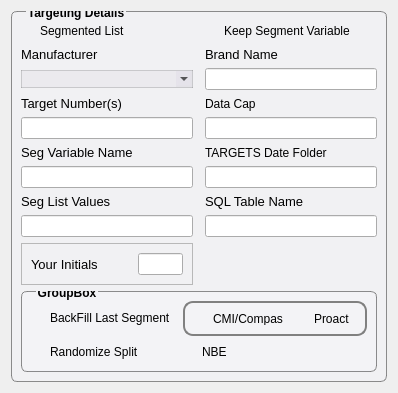
      <widget class="QWidget" name="targetingTab">
       <attribute name="title">
        <string>Targeting</string>
       </attribute>
       <layout class="QHBoxLayout" name="horizontalLayout_2">
        <item>
         <widget class="QGroupBox" name="groupBox">
          <property name="styleSheet">
           <string notr="true">QGroupBox {
font-weight: bold;
border: 1.4px solid rgb(110, 110, 110, 200);
border-radius: 6px;
background: rgb(248, 248, 255, 70);
margin-top: 0.5em;
}
QComboBox {
background-color: rgb(88, 44, 131, 10);
border: 1.4px solid rgb(110, 110, 110, 70);
}
QGroupBox::title {
top: -5px;
left: 15px
}

QLabel {
background: rgb(248, 248, 255, 0);
}

QCheckBox {
background: rgb(248, 248, 255, 0);
}</string>
          </property>
          <property name="title">
           <string>Targeting Details</string>
          </property>
          <layout class="QGridLayout" name="gridLayout_2">
           <item row="9" column="0">
            <widget class="QFrame" name="frame">
             <property name="frameShape">
              <enum>QFrame::StyledPanel</enum>
             </property>
             <property name="frameShadow">
              <enum>QFrame::Raised</enum>
             </property>
             <layout class="QGridLayout" name="gridLayout_12">
              <item row="0" column="0">
               <widget class="QLabel" name="label_18">
                <property name="font">
                 <font>
                  <pointsize>10</pointsize>
                 </font>
                </property>
                <property name="text">
                 <string>Your Initials</string>
                </property>
               </widget>
              </item>
              <item row="0" column="1">
               <widget class="QLineEdit" name="myInit_line_edit_2">
                <property name="maximumSize">
                 <size>
                  <width>45</width>
                  <height>16777215</height>
                 </size>
                </property>
                <property name="text">
                 <string/>
                </property>
               </widget>
              </item>
             </layout>
            </widget>
           </item>
           <item row="12" column="0" colspan="3">
            <widget class="QGroupBox" name="groupBox_6">
             <property name="minimumSize">
              <size>
               <width>0</width>
               <height>0</height>
              </size>
             </property>
             <property name="title">
              <string>GroupBox</string>
             </property>
             <layout class="QGridLayout" name="gridLayout_6">
              <item row="0" column="0">
               <widget class="QCheckBox" name="backFill_checkBox">
                <property name="text">
                 <string>BackFill Last Segment</string>
                </property>
               </widget>
              </item>
              <item row="1" column="0">
               <widget class="QCheckBox" name="randomSplit_checkBox">
                <property name="text">
                 <string>Randomize Split</string>
                </property>
               </widget>
              </item>
              <item row="1" column="1">
               <widget class="QCheckBox" name="nbe_checkBox">
                <property name="text">
                 <string>NBE</string>
                </property>
               </widget>
              </item>
              <item row="0" column="1">
               <widget class="QFrame" name="frame_2">
                <property name="maximumSize">
                 <size>
                  <width>16777215</width>
                  <height>35</height>
                 </size>
                </property>
                <property name="styleSheet">
                 <string notr="true">QFrame {
    border: 2px solid grey;
    border-radius: 10px;
}</string>
                </property>
                <property name="frameShape">
                 <enum>QFrame::StyledPanel</enum>
                </property>
                <property name="frameShadow">
                 <enum>QFrame::Raised</enum>
                </property>
                <property name="lineWidth">
                 <number>2</number>
                </property>
                <layout class="QGridLayout" name="gridLayout_5">
                 <item row="0" column="0">
                  <widget class="QCheckBox" name="cmi_compass_checkBox">
                   <property name="text">
                    <string>CMI/Compas</string>
                   </property>
                  </widget>
                 </item>
                 <item row="0" column="1">
                  <widget class="QCheckBox" name="proact_checkBox">
                   <property name="text">
                    <string>Proact</string>
                   </property>
                  </widget>
                 </item>
                </layout>
               </widget>
              </item>
             </layout>
            </widget>
           </item>
           <item row="1" column="0">
            <widget class="QLabel" name="label_37">
             <property name="font">
              <font>
               <pointsize>10</pointsize>
              </font>
             </property>
             <property name="text">
              <string>Manufacturer</string>
             </property>
            </widget>
           </item>
           <item row="9" column="2">
            <widget class="QLabel" name="targetTableName">
             <property name="maximumSize">
              <size>
               <width>16777215</width>
               <height>20</height>
              </size>
             </property>
             <property name="text">
              <string/>
             </property>
            </widget>
           </item>
           <item row="0" column="2">
            <widget class="QCheckBox" name="keepSeg_checkBox">
             <property name="text">
              <string>Keep Segment Variable</string>
             </property>
            </widget>
           </item>
           <item row="6" column="0">
            <widget class="QLineEdit" name="segVariable_lineEdit"/>
           </item>
           <item row="8" column="2">
            <widget class="QLineEdit" name="postgresTable_line_edit_2">
             <property name="text">
              <string/>
             </property>
            </widget>
           </item>
           <item row="4" column="0">
            <widget class="QLineEdit" name="targetNumber_line_edit">
             <property name="text">
              <string/>
             </property>
            </widget>
           </item>
           <item row="0" column="0">
            <widget class="QCheckBox" name="segmentList_checkBox">
             <property name="text">
              <string>Segmented List</string>
             </property>
            </widget>
           </item>
           <item row="2" column="2">
            <widget class="QLineEdit" name="brandName_line_edit_2">
             <property name="text">
              <string/>
             </property>
            </widget>
           </item>
           <item row="1" column="2">
            <widget class="QLabel" name="label_15">
             <property name="font">
              <font>
               <pointsize>10</pointsize>
              </font>
             </property>
             <property name="text">
              <string>Brand Name</string>
             </property>
            </widget>
           </item>
           <item row="8" column="0">
            <widget class="QLineEdit" name="segValues_lineEdit"/>
           </item>
           <item row="2" column="0">
            <widget class="QComboBox" name="targetManuName_comboBox">
             <property name="frame">
              <bool>true</bool>
             </property>
            </widget>
           </item>
           <item row="7" column="0">
            <widget class="QLabel" name="label_19">
             <property name="font">
              <font>
               <pointsize>10</pointsize>
              </font>
             </property>
             <property name="text">
              <string>Seg List Values</string>
             </property>
            </widget>
           </item>
           <item row="5" column="0">
            <widget class="QLabel" name="label_16">
             <property name="font">
              <font>
               <pointsize>10</pointsize>
              </font>
             </property>
             <property name="text">
              <string>Seg Variable Name</string>
             </property>
            </widget>
           </item>
           <item row="5" column="2">
            <widget class="QLabel" name="label">
             <property name="text">
              <string>TARGETS Date Folder</string>
             </property>
            </widget>
           </item>
           <item row="4" column="2">
            <widget class="QLineEdit" name="dataCap_lineEdit"/>
           </item>
           <item row="6" column="2">
            <widget class="QLineEdit" name="date_lineEdit"/>
           </item>
           <item row="7" column="2">
            <widget class="QLabel" name="label_36">
             <property name="font">
              <font>
               <pointsize>10</pointsize>
              </font>
             </property>
             <property name="text">
              <string>SQL Table Name</string>
             </property>
            </widget>
           </item>
           <item row="3" column="0">
            <widget class="QLabel" name="label_38">
             <property name="font">
              <font>
               <pointsize>10</pointsize>
              </font>
             </property>
             <property name="text">
              <string>Target Number(s)</string>
             </property>
            </widget>
           </item>
           <item row="3" column="2">
            <widget class="QLabel" name="label_28">
             <property name="text">
              <string>Data Cap</string>
             </property>
            </widget>
           </item>
          </layout>
         </widget>
        </item>
       </layout>
      </widget>
